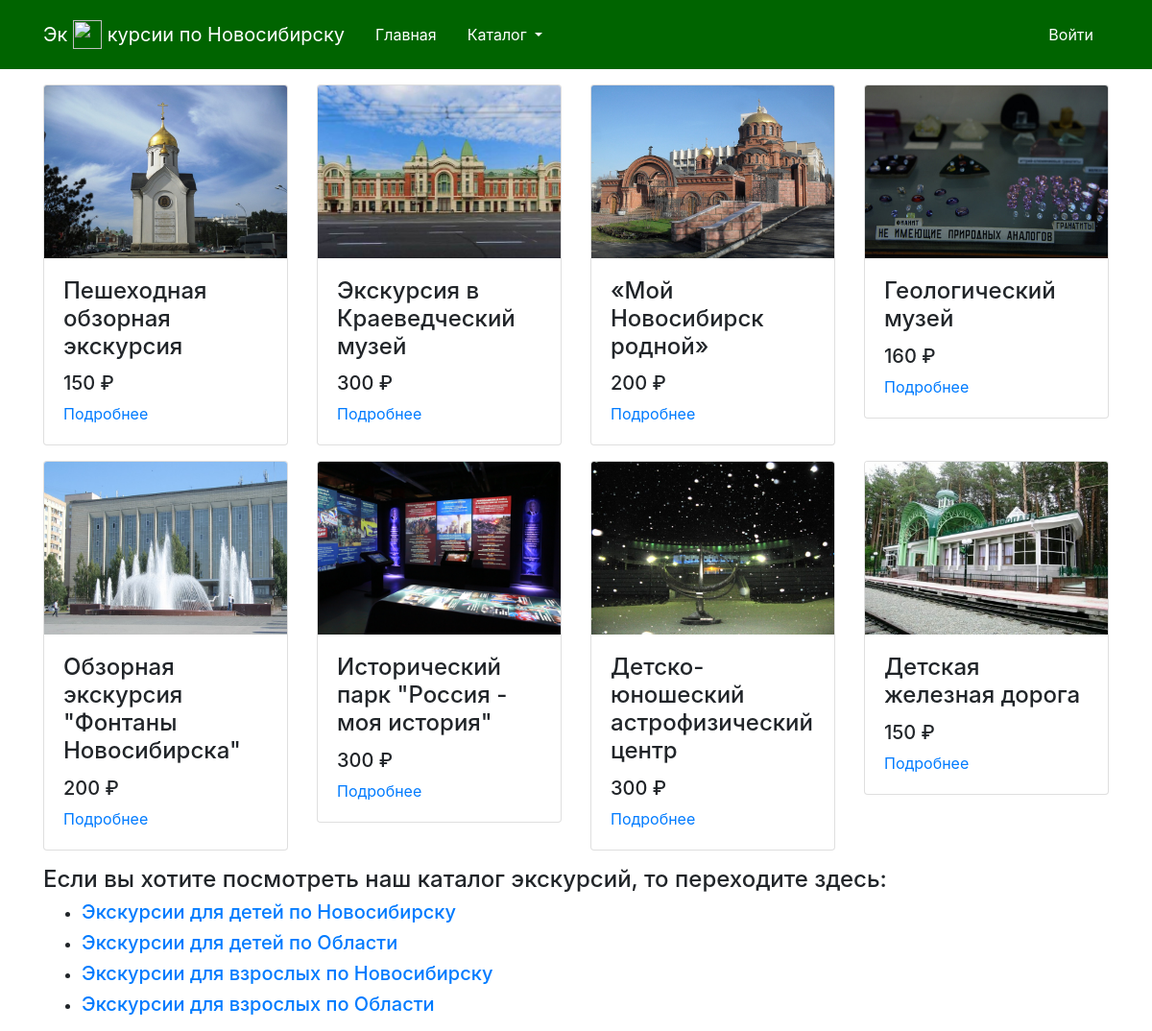
Screenshot of /category.php?id_category=1 with the database file from the repository.
### tables this page shows
CREATE TABLE IF NOT EXISTS `products` (
  `id` int(10) unsigned NOT NULL AUTO_INCREMENT,
  `name` varchar(255) NOT NULL,
  `slug` varchar(50) NOT NULL,
  `id_category` int(10) unsigned NOT NULL,
  `img` varchar(255) DEFAULT NULL,
  `description` text DEFAULT NULL,
  `price` int(11) DEFAULT NULL,
  PRIMARY KEY (`id`),
  KEY `FK_products_category` (`id_category`),
  CONSTRAINT `FK_products_category` FOREIGN KEY (`id_category`) REFERENCES `category` (`id`)
);

CREATE TABLE IF NOT EXISTS `category` (
  `id` int(10) unsigned NOT NULL AUTO_INCREMENT,
  `name` varchar(50) NOT NULL,
  `slug` varchar(50) NOT NULL,
  PRIMARY KEY (`id`)
);

### core/function.php (called while the page is built, shortened)
<?php
function isLogin()
{
    if(!empty($_SESSION['id'])){
        return true;
    } else {
        return false;
    }
}

### category.php (the view)
<?php
require_once "template/header.php";
$query = 'SELECT * FROM `products` WHERE id_category=' . $_GET['id_category'];
$result = mysqli_query($conn, $query);
$products = mysqli_fetch_all($result, MYSQLI_ASSOC);
?>
    <? $j = 1;
       $count = 0; ?>
    <? foreach ($products as $key => $product): ?>
        <? if ($j == 1) {
            echo "<div class=\"row mt-3 mb-3\">";
        } ?>
        <div class='col-3'>
            <div class='card'>
            <img src="<?php echo $product ['img']?>" alt="" width="150"height="180" class="card-img-top">
                <div class="card-body">
                    <h4 class="card-title"><?= $product ['name']?></h4>
                    <h5 class="card-text"><?= $product ['price']?> ₽</h5>
                    <a href="/product.php?id=<?= $product['id'] ?>">Подробнее</a>
                </div>
            </div>
        </div>
        <? $count++;
        if ($j == 4 or $count >= count($products)) {
            echo "</div>";
            $j = 0;
        }
        $j++; ?>
    <? endforeach; ?>
<?php
require_once "template/menu.php";
require_once "template/footer.php";
?>

### template/header.php (shortened to what this page needs)
<?php
require_once __DIR__."/../config/db.php";
require_once __DIR__."/../core/function.php";
$query = "SELECT * FROM `category`";
$result = mysqli_query($conn, $query);
?>
<!DOCTYPE html>
<html lang="en">
<head>
    <link rel="stylesheet" href="https://stackpath.bootstrapcdn.com/bootstrap/4.3.1/css/bootstrap.min.css">
    <link rel="stylesheet" href="/template/css/style.css">
</head>
<body>
    <nav class="navbar navbar-expand-lg navbar-dark bg-green">
        <div class="container">
        <a class="navbar-brand" href="/index.php">
            Эк
            <img src="https://steamuserimages-a.akamaihd.net/ugc/83722391146447026/AB7E9ADD7039A0163986BF6955404EE0FE17A768/" width="30" height="30" class="d-inline-block align-top" alt="">
            курсии по Новосибирску
        </a>
        <div class="collapse navbar-collapse" id="navbarSupportedContent">
                <ul class="navbar-nav mr-auto">
                    <li class="nav-link active">
                        <a class="nav-link" href="/index.php">Главная<span class="sr-only">(current)</span></a>
                    </li>
                    <li class="nav-link dropdown active">
                        <a class="nav-link dropdown-toggle" href="#" id="navbarDropdown" role="button" data-toggle="dropdown" aria-haspopup="true" aria-expanded="false">
                            Каталог
                        </a>
                    </li>
                </ul>
                <ul class="navbar-nav ml-auto justify-content-end ">
                    <?php if (isLogin()) : ?>
                        <li class="nav-link active"><a class="nav-link" href="/admin/">Админка</a></li>
                        <li class="nav-link active"><a class="nav-link" href="/logout.php">Выход</a></li>
                    <?php else : ?>
                        <li class="nav-link active"><a class="nav-link" href="/login.php">Войти</a></li>
                    <?php endif; ?>
                </ul>
            </div>
        </div>
    </nav>
<div class='container'>

### template/menu.php
<?php
$query = "SELECT * FROM `category`";
$result = mysqli_query($conn, $query);
$categories = mysqli_fetch_all($result, MYSQLI_ASSOC);
?>
<div class='row'>
    <div class='col-12'>
        <h4> Если вы хотите посмотреть наш каталог экскурсий, то переходите здесь: </h4>
        <ul type="disk">
            <?php foreach ($categories as $key => $category) : ?>
                <li>
                    <h5><a href='/category.php?id_category=<?= $category['id'] ?>'><?= $category['name'] ?></a></h5>
                </li>
            <?php endforeach; ?>
        </ul>
    </div>
</div>

### template/footer.php (shortened to what this page needs)
</div>
</body>
</html>

### template/css/style.css (style rules this page uses)
.bg-green { background-color: darkgreen; }

### rows the page displays
products: img (picture), name "Пешеходная обзорная экскурсия", price "150"
products: img (picture), name "Экскурсия в Краеведческий музей", price "300"
products: img (picture), name "«Мой Новосибирск родной»", price "200"
products: img (picture), name "Геологический музей", price "160"
products: img (picture), name "Обзорная экскурсия \"Фонтаны Новосибирска\"", price "200"
products: img (picture), name "Исторический парк \"Россия - моя история\"", price "300"
products: img (picture), name "Детско-юношеский астрофизический центр", price "300"
products: img (picture), name "Детская железная дорога", price "150"
category: name "Экскурсии для детей по Новосибирску"
category: name "Экскурсии для детей по Области"
category: name "Экскурсии для взрослых по Новосибирску"
category: name "Экскурсии для взрослых по Области"
